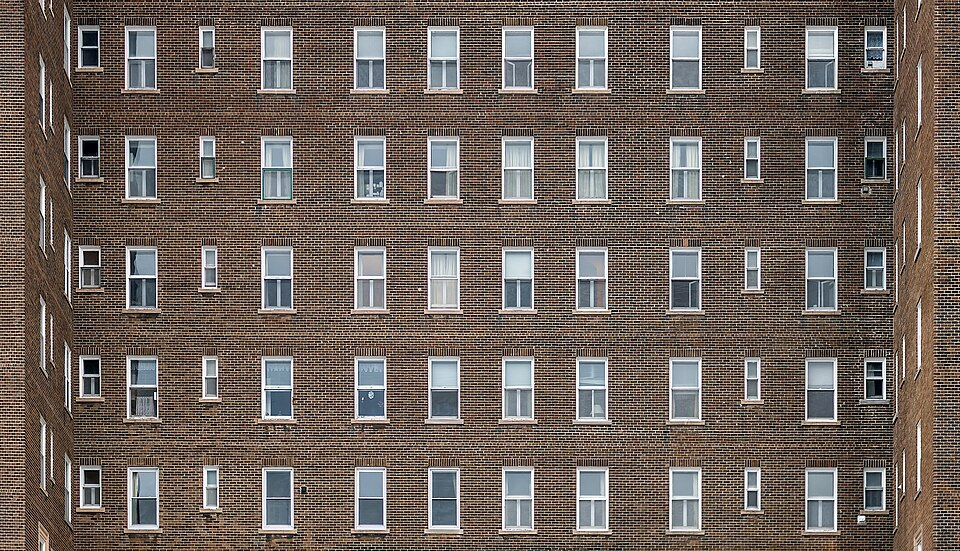
#> input picture Unit2_Edge_Point_Detection/building.jpg, 960 x 551 px
$ python unit2_edge_corner.py   (older library calls are emulated)
#> lines starting #> are read from the running program, lines starting #| are printed output that depends on the picture; after the words box and inside, x2 and y2 are one past the last pixel; in counts of white or black regions, pixels touching at a corner belong together
"""
Unit 2 - Edge & Point Detection
Multi-stage Canny edge detection and Harris corner detection on structural
images (architectural facade + perspective-warped checkerboard).
"""
import os
import cv2
import numpy as np
import matplotlib.pyplot as plt

HERE = os.path.dirname(os.path.abspath(__file__))
OUT = os.path.join(HERE, "outputs")
os.makedirs(OUT, exist_ok=True)


# ---------------- Input images ----------------
def make_checkerboard(n=8, sq=50):
    """Synthetic checkerboard, warped by a perspective transform (adds complexity)."""
    board = np.kron((np.indices((n, n)).sum(0) % 2), np.ones((sq, sq))) * 255
    board = np.pad(board.astype(np.uint8), 60, constant_values=127)
    h, w = board.shape
    src = np.float32([[0, 0], [w, 0], [w, h], [0, h]])
    dst = np.float32([[60, 30], [w - 20, 80], [w - 70, h - 10], [10, h - 60]])
    M = cv2.getPerspectiveTransform(src, dst)
    return cv2.warpPerspective(board, M, (w, h), borderValue=127)


building = cv2.imread(os.path.join(HERE, "building.jpg"))
#> building is the input picture: shape (551, 960, 3); mean B, G, R 93.4, 100.3, 111.4
checker = cv2.cvtColor(make_checkerboard(), cv2.COLOR_GRAY2BGR)
cv2.imwrite(os.path.join(OUT, "input_checkerboard.png"), checker)


# ---------------- Canny: explicit stages ----------------
def canny_stages(gray, low=50, high=150, sigma=1.4):
    # Stage 1: noise reduction
    blur = cv2.GaussianBlur(gray, (5, 5), sigma).astype(np.float64)
    # Stage 2: intensity gradients (Sobel)
    gx = cv2.Sobel(blur, cv2.CV_64F, 1, 0, ksize=3)
    gy = cv2.Sobel(blur, cv2.CV_64F, 0, 1, ksize=3)
    mag = np.hypot(gx, gy)
    ang = (np.rad2deg(np.arctan2(gy, gx)) + 180) % 180
    # Stage 3: non-maximum suppression (thin edges to 1 px)
    H, W = mag.shape
    nms = np.zeros_like(mag)
    q = np.zeros((4, H, W))
    m = np.pad(mag, 1)
    q[0] = np.maximum(m[1:-1, 2:], m[1:-1, :-2])       # 0 deg   (left / right)
    q[1] = np.maximum(m[:-2, 2:], m[2:, :-2])          # 45 deg
    q[2] = np.maximum(m[:-2, 1:-1], m[2:, 1:-1])       # 90 deg  (up / down)
    q[3] = np.maximum(m[:-2, :-2], m[2:, 2:])          # 135 deg
    bin_ = (((ang + 22.5) // 45) % 4).astype(int)
    neigh = np.take_along_axis(q, bin_[None], 0)[0]
    nms[mag >= neigh] = mag[mag >= neigh]
    # Stage 4: double threshold
    strong = nms >= high
    weak = (nms >= low) & ~strong
    # Stage 5: hysteresis - keep weak edges connected to strong ones
    n, labels = cv2.connectedComponents((strong | weak).astype(np.uint8), connectivity=8)
    keep = np.zeros(n, bool)
    keep[np.unique(labels[strong])] = True
    keep[0] = False
    edges = keep[labels].astype(np.uint8) * 255
    return dict(blur=blur, gx=gx, gy=gy, mag=mag, nms=nms,
                thresh=(strong * 255 + weak * 100).astype(np.uint8), edges=edges)


# ---------------- Harris corner detector ----------------
def harris(gray, k=0.04, block_sigma=1.5, thresh_ratio=0.01, pre_sigma=0, nms_size=7):
    g = gray.astype(np.float64)
    if pre_sigma:                                       # suppress fine texture (e.g. bricks)
        g = cv2.GaussianBlur(g, (0, 0), pre_sigma)
    Ix = cv2.Sobel(g, cv2.CV_64F, 1, 0, ksize=3)
    Iy = cv2.Sobel(g, cv2.CV_64F, 0, 1, ksize=3)
    # Structure tensor M = sum w(x,y) [Ix^2 IxIy; IxIy Iy^2]
    Sxx = cv2.GaussianBlur(Ix * Ix, (0, 0), block_sigma)
    Syy = cv2.GaussianBlur(Iy * Iy, (0, 0), block_sigma)
    Sxy = cv2.GaussianBlur(Ix * Iy, (0, 0), block_sigma)
    R = (Sxx * Syy - Sxy**2) - k * (Sxx + Syy) ** 2       # det(M) - k*trace(M)^2
    # Threshold + non-maximum suppression -> clean key points
    local_max = R == cv2.dilate(R, np.ones((nms_size, nms_size)))
    pts = np.argwhere(local_max & (R > thresh_ratio * R.max()))
    return R, pts


def run(name, bgr, low, high, **harris_args):
    gray = cv2.cvtColor(bgr, cv2.COLOR_BGR2GRAY)
    st = canny_stages(gray, low, high)
    cv_edges = cv2.Canny(cv2.GaussianBlur(gray, (5, 5), 1.4), low, high, L2gradient=True)
    agree = (st["edges"] == cv_edges).mean() * 100

    R, pts = harris(gray, **harris_args)
    cvR = cv2.cornerHarris(np.float32(gray), 2, 3, 0.04)

    vis = cv2.cvtColor(gray, cv2.COLOR_GRAY2BGR) // 2 + bgr // 2
    for y, x in pts:
        cv2.circle(vis, (int(x), int(y)), 4, (0, 0, 255), 2)
    over = bgr.copy()
    over[st["edges"] > 0] = (0, 255, 0)

    print(f"[{name}] size={gray.shape[1]}x{gray.shape[0]}")
    print(f"  Gradient magnitude : mean={st['mag'].mean():.1f}  max={st['mag'].max():.1f}")
    print(f"  Canny thresholds   : low={low}, high={high}")
    print(f"  Edge pixels        : after NMS={int((st['nms'] > low).sum())}, final={int((st['edges'] > 0).sum())}"
          f" ({(st['edges'] > 0).mean() * 100:.2f}% of image)")
    print(f"  Agreement with cv2.Canny : {agree:.2f}% of pixels")
    print(f"  Harris parameters        : {harris_args}")
    print(f"  Harris corners detected  : {len(pts)}  (R max={R.max():.3g}, cv2 R max={cvR.max():.3g})")

    # Figure A: Canny stages
    if name == "Building":
        fig, ax = plt.subplots(4, 2, figsize=(12, 15))
    else:
        fig, ax = plt.subplots(2, 4, figsize=(17, 9.5))
    panels = [("1. Grayscale input", gray, "gray"), ("2. Gaussian smoothed", st["blur"], "gray"),
              ("3a. Gradient Gx (Sobel)", st["gx"], "RdBu"), ("3b. Gradient Gy (Sobel)", st["gy"], "RdBu"),
              ("3c. Gradient magnitude", st["mag"], "inferno"), ("4. Non-max suppression", st["nms"] > 0, "gray"),
              ("5. Double threshold\n(white=strong, grey=weak)", st["thresh"], "gray"),
              ("6. Hysteresis - final edges", st["edges"], "gray")]
    for a, (t, im, cm) in zip(ax.ravel(), panels):
        a.imshow(im, cmap=cm); a.set_title(t, fontsize=11); a.axis("off")
    fig.suptitle(f"Canny multi-stage pipeline - {name}", fontsize=14, fontweight="bold")
    plt.tight_layout(); plt.savefig(os.path.join(OUT, f"{name.lower()}_canny_stages.png"), dpi=110); plt.close()

    # Figure B: final results
    if name == "Building":
        fig, ax = plt.subplots(3, 1, figsize=(10, 17))
    else:
        fig, ax = plt.subplots(1, 3, figsize=(18, 6.3))
    ax[0].imshow(cv2.cvtColor(over, cv2.COLOR_BGR2RGB)); ax[0].set_title("Canny edges overlaid (green)")
    r = np.cbrt(R)
    lim = np.abs(r).max()
    ax[1].imshow(r, cmap="RdBu_r", vmin=-lim, vmax=lim)
    ax[1].set_title("Harris response R (red = corner, blue = edge, white = flat)")
    ax[2].imshow(cv2.cvtColor(vis, cv2.COLOR_BGR2RGB)); ax[2].set_title(f"Harris corners: {len(pts)} key points (red)")
    for a in ax: a.axis("off")
    plt.tight_layout(); plt.savefig(os.path.join(OUT, f"{name.lower()}_results.png"), dpi=110); plt.close()
    cv2.imwrite(os.path.join(OUT, f"{name.lower()}_corners.png"), vis)
    cv2.imwrite(os.path.join(OUT, f"{name.lower()}_edges.png"), st["edges"])


run("Building", building, 60, 160, thresh_ratio=0.02, pre_sigma=2.5, block_sigma=2.5, nms_size=11)
#> in canny_stages, `strong = nms >= high`:
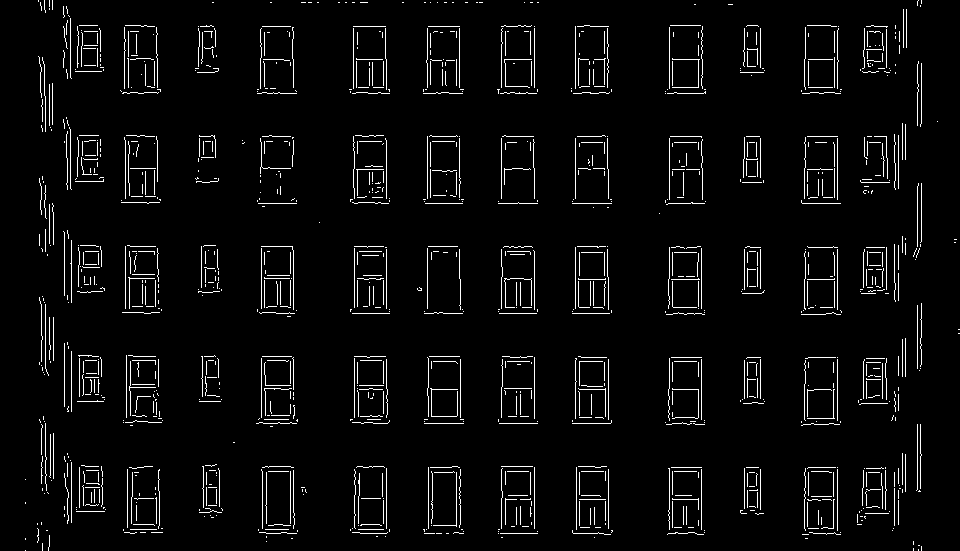
#> strong: shape (551, 960) bool; 4.2% white in thin lines or dots
#> in canny_stages, `weak = (nms >= low) & ~strong`: weak: shape (551, 960) bool; 6.6% white in thin lines or dots
#> in canny_stages, `n, labels = cv2.connectedComponents((strong | weak).astype(np.uint8), ..`:
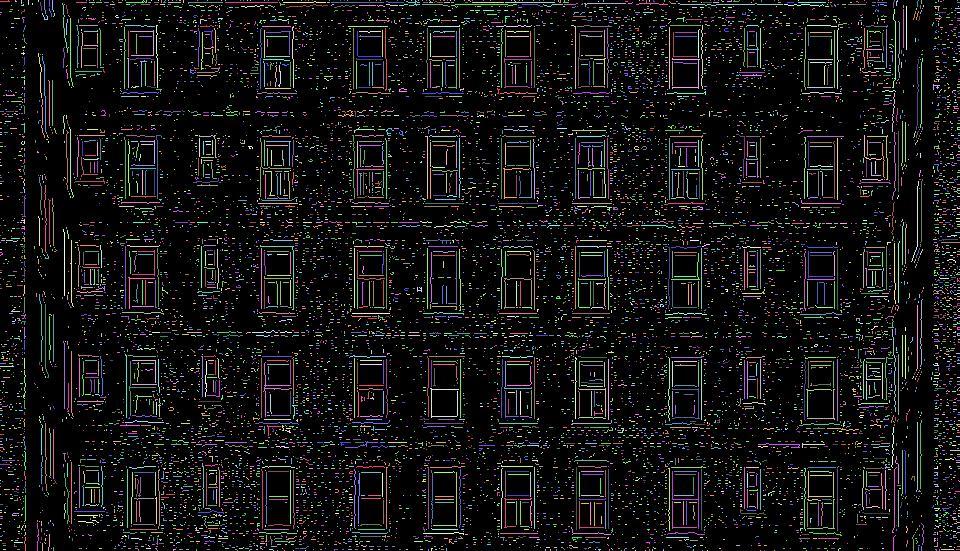
#> labels: shape (551, 960) int32; 11097 distinct labels, from 0 to 11096; one colour per label, 0 black
#> in canny_stages, `n, labels = cv2.connectedComponents((strong | weak).astype(np.uint8), ..`: n = 11097
#> in canny_stages, `edges = keep[labels].astype(np.uint8) * 255`: edges: shape (551, 960); 5% white in thin lines or dots
#> in run, `st = canny_stages(gray, low, high)`: st = 7 items
#> in run, `cv_edges = cv2.Canny(cv2.GaussianBlur(gray, (5, 5), 1.4), low, high, L..`: cv_edges: shape (551, 960); 5.6% white in thin lines or dots
#> in run, `agree = (st["edges"] == cv_edges).mean() * 100`: agree = 98.89
#> in harris, `local_max = R == cv2.dilate(R, np.ones((nms_size, nms_size)))`: local_max: shape (551, 960) bool; 0.25% white in thin lines or dots
#> in harris, `pts = np.argwhere(local_max & (R > thresh_ratio * R.max()))`: pts = 434 pairs, first value 2 to 546, second value 40 to 919
#> in run, `cvR = cv2.cornerHarris(np.float32(gray), 2, 3, 0.04)`:
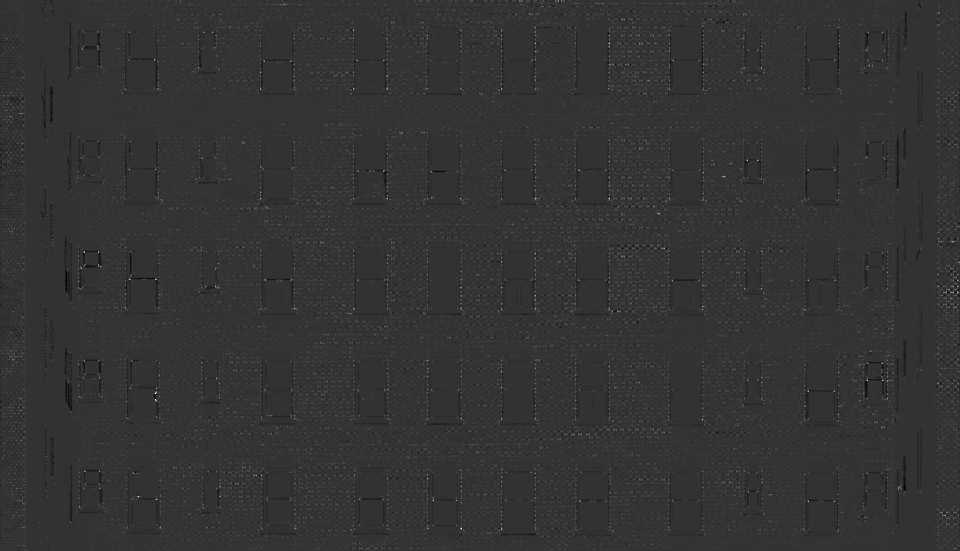
#> cvR: shape (551, 960) float32; min -116947136, max 469394208, mean 2175776; drawn with min black and max white
#> the loop in run, `for y, x in pts:` made 434 passes
#> (y, x) on passes 1 to 3: (2, 919), (6, 42), (11, 65)
#> after the loop in run, `for y, x in pts:`:
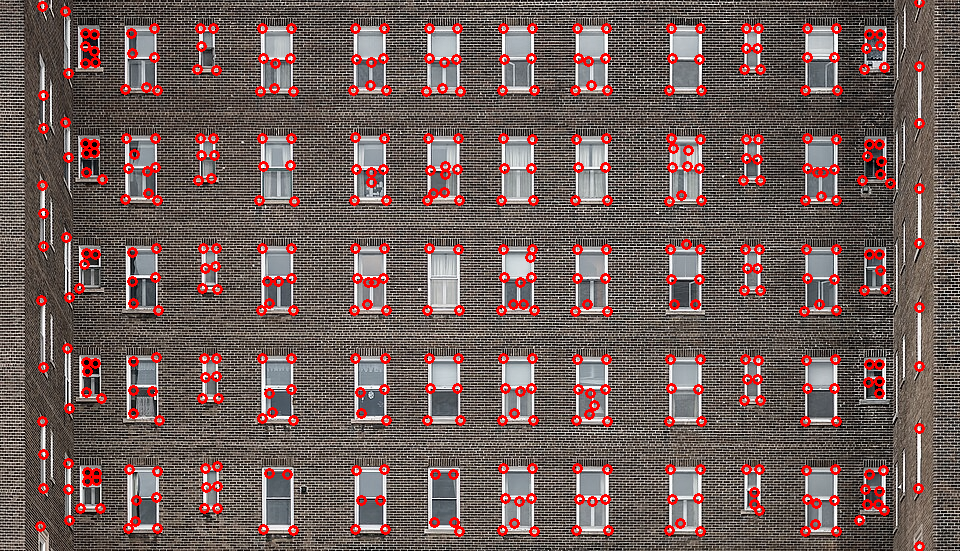
#> vis: shape (551, 960, 3); mean B, G, R 90.5, 93.9, 113.5
#> in run, `over[st["edges"] > 0] = (0, 255, 0)`:
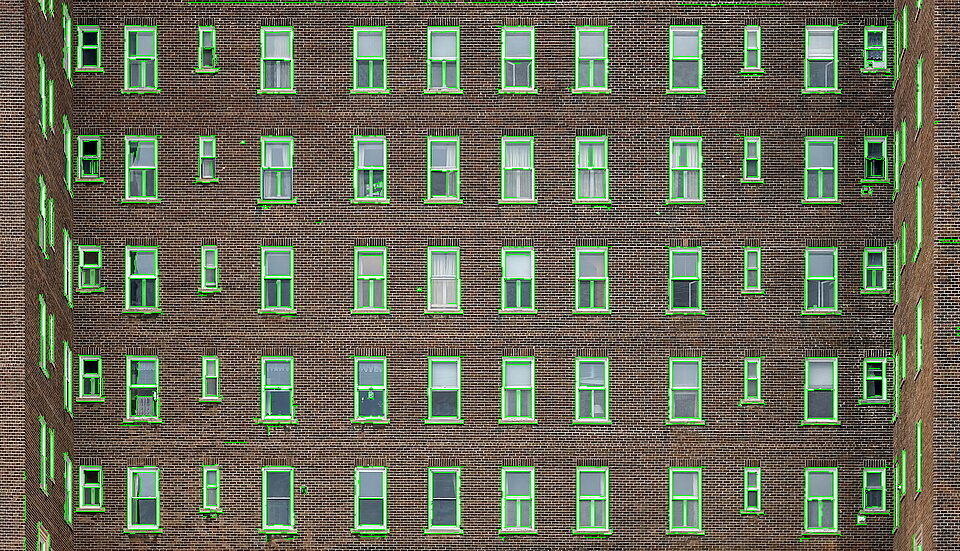
#> over: shape (551, 960, 3); 4.96% of pixels changed, all inside (x1, y1, x2, y2) = (24, 0, 960, 551)
#| [Building] size=960x551
#|   Gradient magnitude : mean=60.7  max=512.8
#|   Edge pixels        : after NMS=57052, final=26224 (4.96% of image)
#|   Agreement with cv2.Canny : 98.89% of pixels
#|   Harris corners detected  : 434  (R max=6.48e+07, cv2 R max=4.69e+08)
#> the loop in run, `for a, (t, im, cm) in zip(ax.ravel(), panels):` made 8 passes
#> (t, cm) on passes 1, 2, 3, 4, 5, 6, 8: ('1. Grayscale input', 'gray'), ('2. Gaussian smoothed', 'gray'), ('3a. Gradient Gx (Sobel)', 'RdBu'), ('3b. Gradient Gy (Sobel)', 'RdBu'), ('3c. Gradient magnitude', 'inferno'), ('4. Non-max suppression', 'gray'), ('6. Hysteresis - final edges', 'gray')
#> cm on pass 7: 'gray'
#> in run, `r = np.cbrt(R)`:
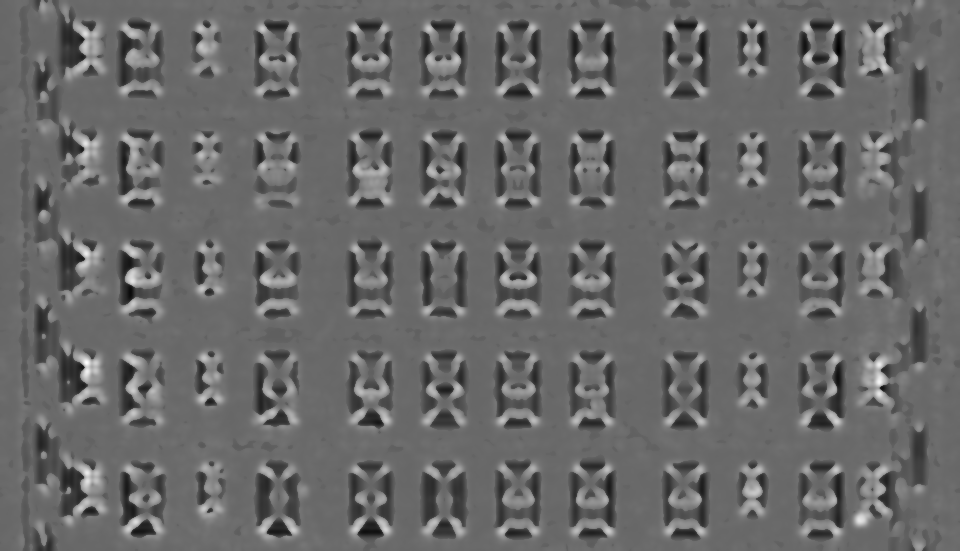
#> r: shape (551, 960) float64; min -268.3, max 401.6, mean 9.3; drawn with min black and max white
#> in run, `lim = np.abs(r).max()`: lim = 401.6
print()
run("Checkerboard", checker, 50, 150, thresh_ratio=0.01)
#> call 2 of run, with name = 'Checkerboard', low = 50, high = 150
#> in canny_stages (call 2), `bin_ = (((ang + 22.5) // 45) % 4).astype(int)`: bin_: shape (520, 520) int64; 4 distinct labels, from 0 to 3
#> in canny_stages (call 2), `strong = nms >= high`: strong: shape (520, 520) bool; 2.1% white in thin lines or dots, all inside (x1, y1, x2, y2) = (66, 85, 444, 455)
#> in canny_stages (call 2), `weak = (nms >= low) & ~strong`: weak: shape (520, 520) bool; 0% white in thin lines or dots, all inside (x1, y1, x2, y2) = (65, 84, 445, 456)
#> in canny_stages (call 2), `n, labels = cv2.connectedComponents((strong | weak).astype(np.uint8), ..`: labels: shape (520, 520) int32; 145 distinct labels, from 0 to 144
#> in run (call 2), `cv_edges = cv2.Canny(cv2.GaussianBlur(gray, (5, 5), 1.4), low, high, L..`:
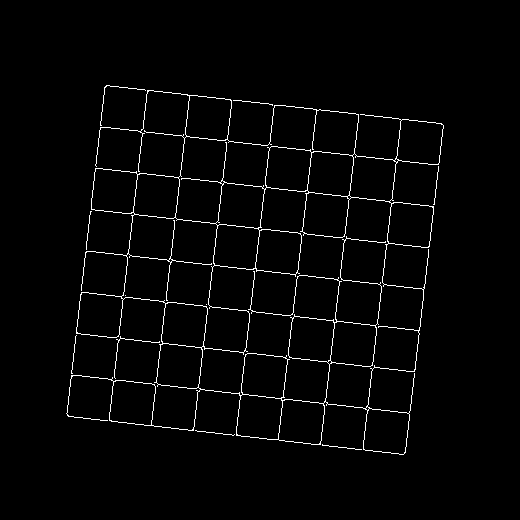
#> cv_edges: shape (520, 520); 2.2% white in thin lines or dots, all inside (x1, y1, x2, y2) = (66, 85, 444, 455)
#> in run (call 2), `agree = (st["edges"] == cv_edges).mean() * 100`: agree = 99.83
#> in run (call 2), `R, pts = harris(gray, **harris_args)`: pts = 81 pairs, first value 86 to 453, second value 67 to 442
#> the loop in run (call 2), `for y, x in pts:` made 81 passes
#> (y, x) on passes 1 to 12: (86, 106), (90, 146), (95, 189), (100, 232), (105, 274), (110, 317), (114, 358), (119, 400), (124, 442), (127, 100), (131, 143), (135, 184)
#| [Checkerboard] size=520x520
#|   Gradient magnitude : mean=38.1  max=560.9
#|   Edge pixels        : after NMS=5721, final=5721 (2.12% of image)
#|   Agreement with cv2.Canny : 99.83% of pixels
#|   Harris corners detected  : 81  (R max=6.53e+10, cv2 R max=3.1e+08)
#> the loop in run (call 2), `for a, (t, im, cm) in zip(ax.ravel(), panels):` made 8 passes
#> in run (call 2), `lim = np.abs(r).max()`: lim = 4027.2
print("\nAll figures saved in", OUT)
